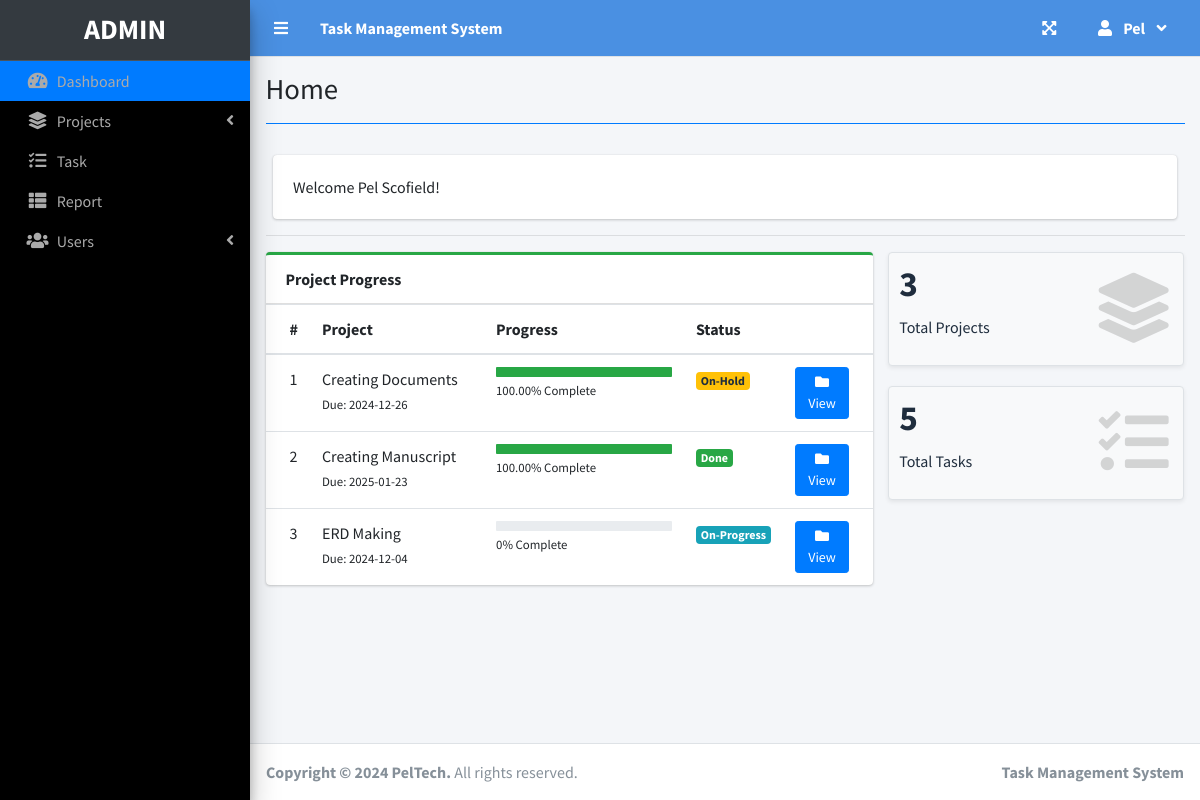
The page / (signed in) on the database its author committed.
### tables this page shows
CREATE TABLE `project_list` (
  `id` int(30) NOT NULL,
  `name` varchar(200) NOT NULL,
  `description` text NOT NULL,
  `status` tinyint(2) NOT NULL,
  `start_date` date NOT NULL,
  `end_date` date NOT NULL,
  `manager_id` int(30) NOT NULL,
  `user_ids` text NOT NULL,
  `date_created` datetime NOT NULL DEFAULT current_timestamp()
);

### home.php (the view, shortened to what this page needs)
<?php include('db_connect.php') ?>
 <div class="col-12">
          <div class="card">
            <div class="card-body">
              Welcome <?php echo $_SESSION['login_name'] ?>!
            </div>
          </div>
  </div>
  <hr>
  <?php
     $where2 = "";
    ?>
      <div class="row">
        <div class="col-md-8">
        <div class="card card-outline card-success">
          <div class="card-header">
            <b>Project Progress</b>
          </div>
          <div class="card-body p-0">
            <div class="table-responsive">
              <table class="table m-0 table-hover">
                <colgroup>
                  <col width="5%">
                  <col width="30%">
                  <col width="35%">
                  <col width="15%">
                  <col width="15%">
                </colgroup>
                <thead>
                  <th>#</th>
                  <th>Project</th>
                  <th>Progress</th>
                  <th>Status</th>
                  <th></th>
                </thead>
                <tbody>
                <?php
                $i = 1;
                $stat = array("Pending","Started","On-Progress","On-Hold","Over Due","Done");
                $where = "";
                $qry = $conn->query("SELECT * FROM project_list $where order by name asc");
                while($row= $qry->fetch_assoc()):
                $tprog = $conn->query("SELECT * FROM task_list where project_id = {$row['id']}")->num_rows;
                $cprog = $conn->query("SELECT * FROM task_list where project_id = {$row['id']} and status = 3")->num_rows;
                $prog = $tprog > 0 ? ($cprog/$tprog) * 100 : 0;
                $prog = $prog > 0 ?  number_format($prog,2) : $prog;
                $prod = $conn->query("SELECT * FROM user_productivity where project_id = {$row['id']}")->num_rows;
                if($row['status'] == 0 && strtotime(date('Y-m-d')) >= strtotime($row['start_date'])):
                if($prod  > 0  || $cprog > 0)
                  $row['status'] = 2;
                else
                  $row['status'] = 1;
                elseif($row['status'] == 0 && strtotime(date('Y-m-d')) > strtotime($row['end_date'])):
                $row['status'] = 4;
                endif;
                  ?>
                  <tr>
                      <td>
                         <?php echo $i++ ?>
                      </td>
                      <td>
                          <a>
                              <?php echo ucwords($row['name']) ?>
                          </a>
                          <br>
                          <small>
                              Due: <?php echo date("Y-m-d",strtotime($row['end_date'])) ?>
                          </small>
                      </td>
                      <td class="project_progress">
                          <div class="progress progress-sm">
                              <div class="progress-bar bg-green" role="progressbar" aria-valuenow="57" aria-valuemin="0" aria-valuemax="100" style="width: <?php echo $prog ?>%">
                              </div>
                          </div>
                          <small>
                              <?php echo $prog ?>% Complete
                          </small>
                      </td>
                      <td class="project-state">
                          <?php
                            if($stat[$row['status']] =='Pending'){
                              echo "<span class='badge badge-secondary'>{$stat[$row['status']]}</span>";
                            }elseif($stat[$row['status']] =='Started'){
                              echo "<span class='badge badge-primary'>{$stat[$row['status']]}</span>";
                            }elseif($stat[$row['status']] =='On-Progress'){
                              echo "<span class='badge badge-info'>{$stat[$row['status']]}</span>";
                            }elseif($stat[$row['status']] =='On-Hold'){
                              echo "<span class='badge badge-warning'>{$stat[$row['status']]}</span>";
                            }elseif($stat[$row['status']] =='Over Due'){
                              echo "<span class='badge badge-danger'>{$stat[$row['status']]}</span>";
                            }elseif($stat[$row['status']] =='Done'){
                              echo "<span class='badge badge-success'>{$stat[$row['status']]}</span>";
                            }
                          ?>
                      </td>
                      <td>
                        <a class="btn btn-primary btn-sm" href="./index.php?page=view_project&id=<?php echo $row['id'] ?>">
                              <i class="fas fa-folder">
                              </i>
                              View
                        </a>
                      </td>
                  </tr>
                <?php endwhile; ?>
                </tbody>
              </table>
            </div>
          </div>
        </div>
        </div>
        <div class="col-md-4">
          <div class="row">
          <div class="col-12 col-sm-6 col-md-12">
            <div class="small-box bg-light shadow-sm border">
              <div class="inner">
                <h3><?php echo $conn->query("SELECT * FROM project_list $where")->num_rows; ?></h3>
                <p>Total Projects</p>
              </div>
              <div class="icon">
                <i class="fa fa-layer-group"></i>
              </div>
            </div>
          </div>
           <div class="col-12 col-sm-6 col-md-12">
            <div class="small-box bg-light shadow-sm border">
              <div class="inner">
                <h3><?php echo $conn->query("SELECT t.*,p.name as pname,p.start_date,p.status as pstatus, p.end_date,p.id as pid FROM task_list t inner join project_list p on p.id = t.project_id $where2")->num_rows; ?></h3>
                <p>Total Tasks</p>
              </div>
              <div class="icon">
                <i class="fa fa-tasks"></i>
              </div>
            </div>
          </div>
      </div>
        </div>
      </div>

### rows shown on the page
project_list: name "Creating Documents", end_date "2024-12-26", prog "100.00", status "On-Hold"
project_list: name "Creating Manuscript", end_date "2025-01-23", prog "100.00", status "Done"
project_list: name "ERD Making", end_date "2024-12-04", prog "0", status "On-Progress"

### other values the page prints
$_SESSION['system']['name'] "Task Management System"
$_SESSION['login_firstname'] "Pel"
$title "Home"
$_SESSION['login_name'] "Pel Scofield"
$conn->query("SELECT * FROM project_list $where")->num_rows "3"
